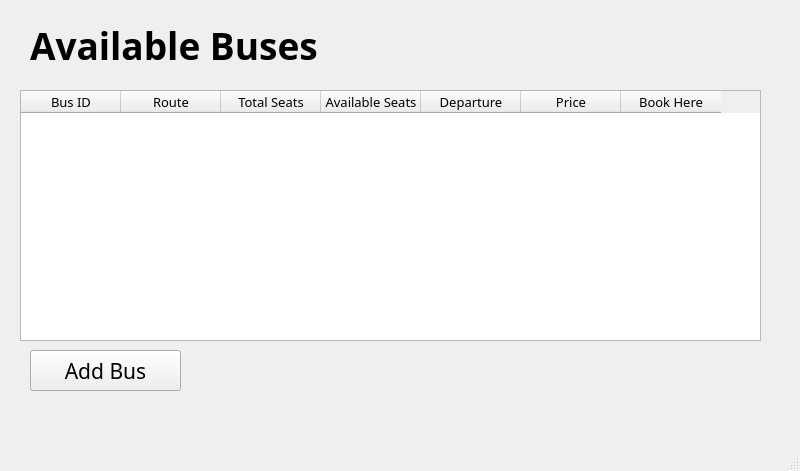
<?xml version="1.0" encoding="UTF-8"?>
<ui version="4.0">
 <class>MainWindow</class>
 <widget class="QMainWindow" name="MainWindow">
  <property name="geometry">
   <rect>
    <x>0</x>
    <y>0</y>
    <width>800</width>
    <height>471</height>
   </rect>
  </property>
  <property name="font">
   <font>
    <family>Segoe UI Variable Small Light</family>
    <pointsize>28</pointsize>
   </font>
  </property>
  <property name="windowTitle">
   <string>MainWindow</string>
  </property>
  <widget class="QWidget" name="centralwidget">
   <widget class="QLabel" name="label">
    <property name="geometry">
     <rect>
      <x>30</x>
      <y>0</y>
      <width>391</width>
      <height>91</height>
     </rect>
    </property>
    <property name="font">
     <font>
      <family>Yu Gothic UI Semibold</family>
      <pointsize>28</pointsize>
      <bold>true</bold>
     </font>
    </property>
    <property name="text">
     <string>Available Buses</string>
    </property>
   </widget>
   <widget class="QTableWidget" name="tableWidget">
    <property name="geometry">
     <rect>
      <x>20</x>
      <y>90</y>
      <width>741</width>
      <height>251</height>
     </rect>
    </property>
    <property name="font">
     <font>
      <family>Segoe UI Variable Small Light</family>
      <pointsize>10</pointsize>
     </font>
    </property>
    <column>
     <property name="text">
      <string>Bus ID</string>
     </property>
    </column>
    <column>
     <property name="text">
      <string>Route</string>
     </property>
    </column>
    <column>
     <property name="text">
      <string>Total Seats</string>
     </property>
    </column>
    <column>
     <property name="text">
      <string>Available Seats</string>
     </property>
    </column>
    <column>
     <property name="text">
      <string>Departure</string>
     </property>
    </column>
    <column>
     <property name="text">
      <string>Price</string>
     </property>
    </column>
    <column>
     <property name="text">
      <string>Book Here</string>
     </property>
    </column>
   </widget>
   <widget class="QPushButton" name="pushButton">
    <property name="geometry">
     <rect>
      <x>30</x>
      <y>350</y>
      <width>151</width>
      <height>41</height>
     </rect>
    </property>
    <property name="font">
     <font>
      <family>Segoe UI Variable Small Light</family>
      <pointsize>16</pointsize>
     </font>
    </property>
    <property name="text">
     <string>Add Bus</string>
    </property>
   </widget>
  </widget>
  <widget class="QStatusBar" name="statusbar"/>
 </widget>
 <resources/>
 <connections/>
</ui>
